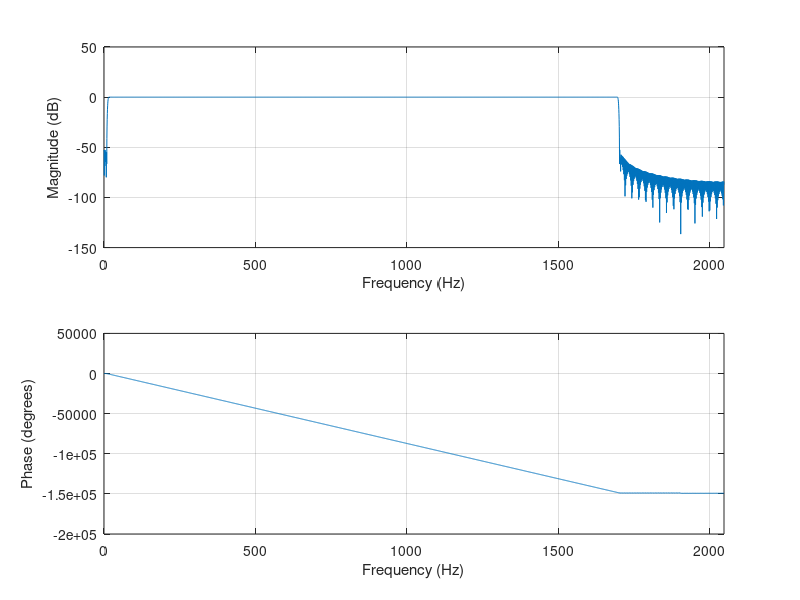

Reproduce this figure in MATLAB.
% Generate coefficients for a brick wall band-pass filter for use by the 
% CMSIS DSP arm_fir_init_*() functions. A plot of the filter is opened in 
% a new window and the coefficients printed to standard out as single precision
% 32-bit floats.
pkg load signal

oversampling_rate = 4096;
% So it begins to slope at ~16 Hz, just a bit below the lowest note C0.
highpass_cutoff_freq = 13;
% So it begins to slope just above the highest supported note, G#6.
% See also comments at 'note.c:note_freqs'.
lowpass_cutoff_freq = 1700;
% The higher the order the steeper the cutoff slope (and the closer it is
% to a brick wall filter), but also the more coefficients and memory required 
% to store them and time spent to process them. 
order = 1999;

coeffs = fir1(order, [highpass_cutoff_freq/(oversampling_rate/2), 
                      lowpass_cutoff_freq/(oversampling_rate/2)], "bandpass");
% Convert to 32-bit float.
coeffs = single(coeffs);
% Plot filter.
freqz(coeffs, 1, 512, oversampling_rate)
drawnow()
% Reverse coefficients because arm_fir_init_*() requires them in time reversed order. 
coeffs = fliplr(coeffs);
% Print coefficients. 
% The 9 is FLT_DECIMAL_DIG from float.h. See its documentation for more info.
printf("%.9g, %.9g, %.9g, %.9g, %.9g,\n", coeffs)
% Wait for plot to be closed before exiting.
uiwait()

% TODO
% - share variables like oversampling_rate with their .c definitions?
% -- same goes for repeated documentation?
% - ref somewhere else for note limits?
